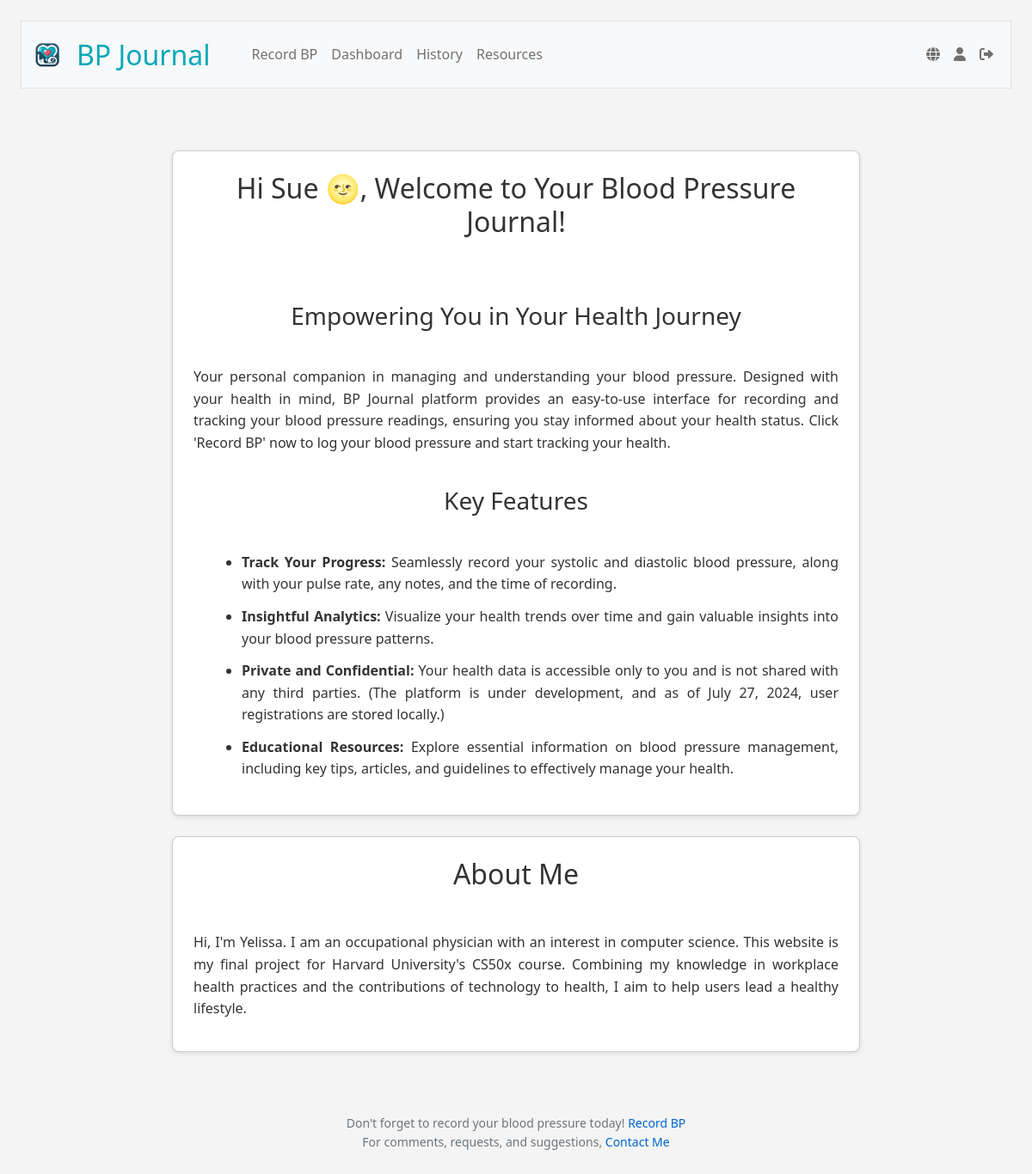
/ (signed in), run on an earlier commit of the app's database.
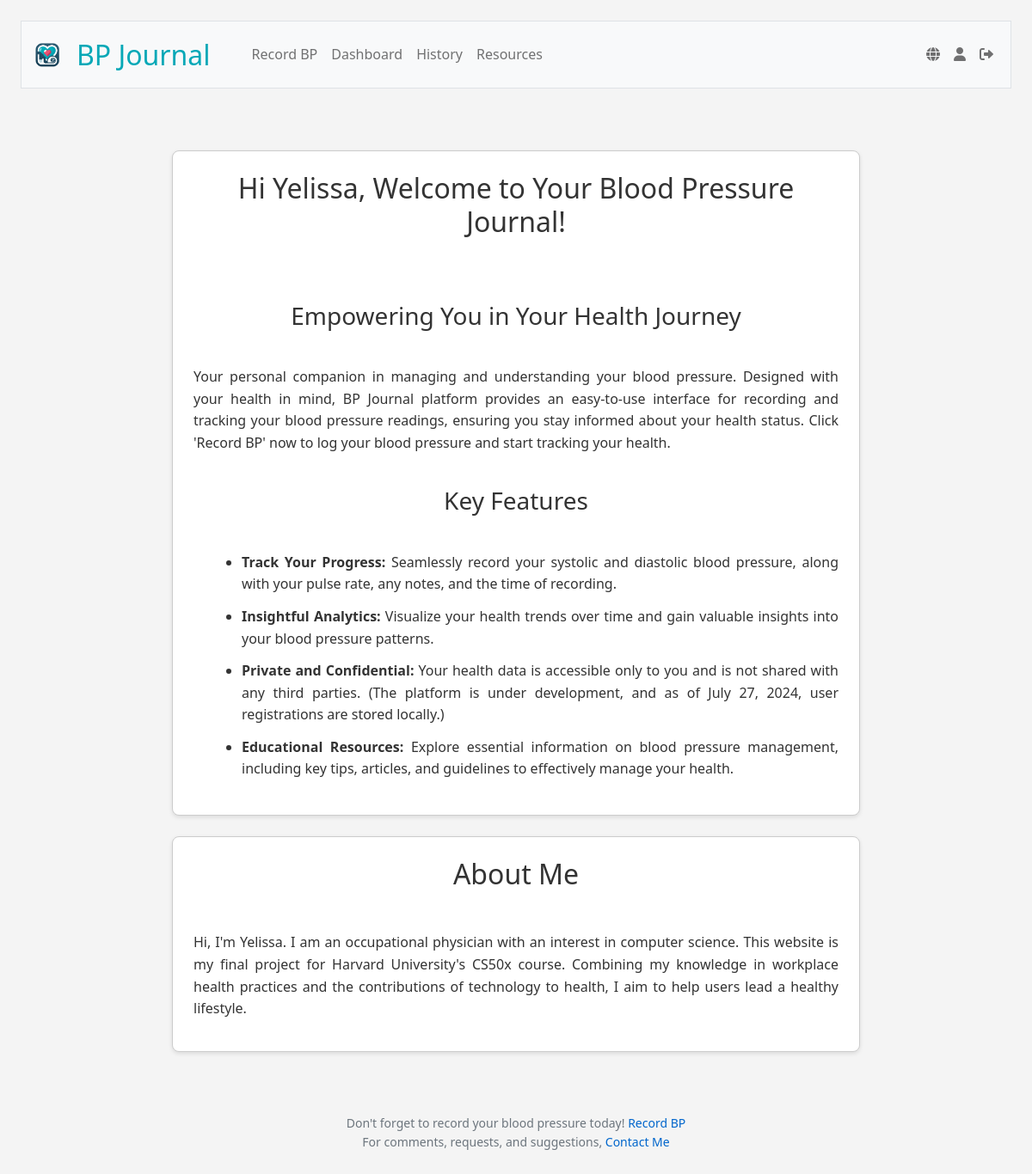
And on a later commit of the database.
### tables this page shows
CREATE TABLE users (
id INTEGER PRIMARY KEY AUTOINCREMENT NOT NULL,
username TEXT NOT NULL,
hash TEXT NOT NULL, name TEXT, timezone TEXT);

### app.py (the view)
@app.route("/")
@login_required
def index():
    user_id = session["user_id"]
    resultname= db.execute ("SELECT name FROM users WHERE id =?;", user_id)
    uname = resultname[0]['name']
    if uname:
        formatted_uname = uname[0].upper() + uname[1:]
    else:
        resultusername= db.execute ("SELECT username FROM users WHERE id =?;", user_id)
        uname = resultusername[0]['username']
        formatted_uname = uname[0].upper() + uname[1:]
    return render_template("index.html",uname=uname, formatted_uname=formatted_uname, data=g.language_data['index'])

### app.py (called while the page is built)
@app.before_request
def load_language_data():
    if 'language' not in session:
        session['language'] = 'en'
    user_lang = session['language']
    with open(f'languages/{user_lang}.json', 'r') as file:
        g.language_data = json.load(file)
    g.language_data['current_lang'] = user_lang

@app.after_request
def after_request(response):
    response.headers["Cache-Control"] = "no-cache, no-store, must-revalidate"
    response.headers["Expires"] = 0
    response.headers["Pragma"] = "no-cache"
    return response

@app.context_processor
def inject_layout_data():
    return dict(layout_data=g.language_data['layout'])

@app.context_processor
def inject_user_details():
    if 'user_id' in session:
        user_id = session['user_id']
        user_info = db.execute("SELECT username FROM users WHERE id = ?", user_id)
        if user_info:
            username = user_info[0]['username']
        else:
            username = None
    else:
        username = None
    return {'username': username}

### templates/index.html (shortened to what this page needs)
{% extends "layout.html" %}
{% block main %}
    <div class="section">
        <h2>{{ data.welcomePreHeading }} {{ formatted_uname }}, {{ data.welcomeHeading }}!</h2><br>
        <h3>{{ data.empoweringTagline }}</h3>
        <p>{{ data.welcomeMessage }}</p><br>
        <h3>{{ data.keyFeatures }}</h3>
        <ul>
        {% for feature in data.features %}
            <li><strong>{{ feature.featureName }}: </strong>{{ feature.featureDescription }}</li>
        {% endfor %}
        </ul>
    </div>
    <div class="section">
        <h2>{{ data.aboutMe.Heading }}</h2>
        <p>{{ data.aboutMe.Message }}</p>
    </div>
{% endblock %}

What changed in the data, as far as the page shows it:
no longer on this page (row edited): users: name "Sue 🌝"
Also different on the page:
text now shown: "Yelissa"
